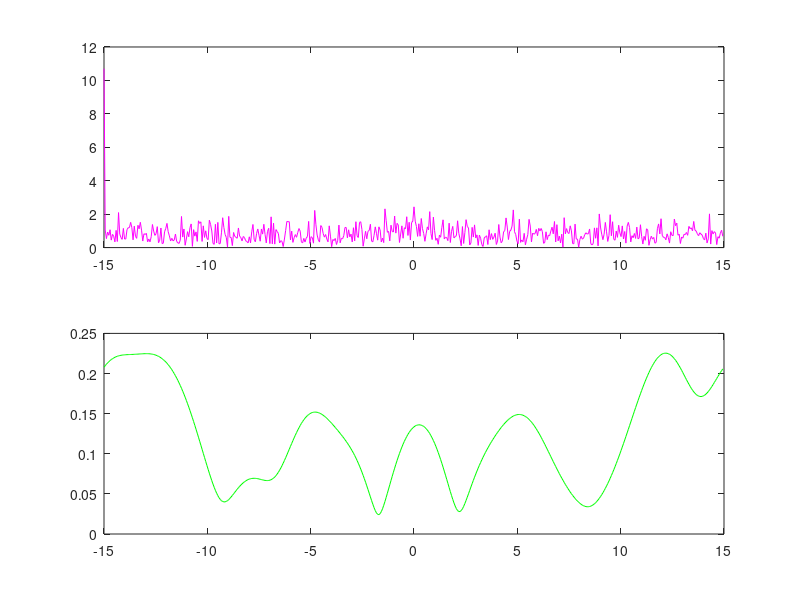

Here is the MATLAB script that generated this plot:
% Computational Methods for Data Analysis
% University of Washington
% Dr. Nathan Kutz
% January 2015

% This script is just a follow along to the Matlab commands used during
% the first weeks lectures.

% Tabula Rasa
clear all; close all; clc;

% Day 1:
% Review of Fourier Transforms


L = 20;  % Domain length
n = 128; % Number of positions sampled

x2 = linspace(-L/2, L/2, n+1); x = x2(1:n); % Domain samples
k = (2*pi/L)*[0:n/2-1 -n/2:-1]; % Frequency samples

u = exp(-x.^2); % Function samples
ut = fft(u);    % Fourier transform of function samples

plot(u)
plot(x, u)
plot(ut)
plot(k, ut)
plot(fftshift(ut))
plot(k, abs(fftshift(ut)))
plot(fftshift(k), abs(fftshift(ut)))

% Derivate computed using fourier transform
% Relationship (in latex):
% \hat{f}^{(n)} = (i*k)^{(n)} * \hat{f} 
u = sech(x);
ut = fft(u);
% Analytical derivatives
ud = -sech(x) .* tanh(x);
u2d = sech(x) - 2*sech(x).^3;


uds=ifft( (1i*k) .* ut ); 
u2ds=ifft( (1i*k).^2 .* ut );

plot(x, ud, 'r', x, uds, 'mo')

% Day 2
% FFT continued
T = 30;
n = 512;
t2 = linspace(-T/2, T/2, n+1); t = t2(1:n);
k = (2 * pi / T) * [0:n/2-1, -n/2: -1];
ks = fftshift(k);

u = sech(t);
ut = fft(u);
subplot(2,1,1), plot(t,u)
subplot(2,1,2), plot(ks,ut)
subplot(2,1,2), plot(ks,fftshift(ut))
subplot(2,1,2), plot(ks,abs(fftshift(ut)))
axis([-25 25 0 1])
subplot(2,1,2), plot(ks,abs(fftshift(ut))/ max(abs(fftshift(ut))))

%adding white noise.
noise = 1;
utn = ut + noise * (randn(1,n) + 1i*rand(1,n)); %note both real and imaginary noise

% Also note noise is added to the frequency domain and NOT the time domain.
% This should wlays be the case.

un = ifft(utn);

subplot(2,1,1), plot(t, u, 'k', t, abs(un), 'm')
subplot(2,1,2), plot(ks,abs(fftshift(ut))/ max(abs(fftshift(ut))), 'k', ...
    ks , abs(fftshift(utn))/ max(abs(fftshift(utn))), 'm')
axis([-25 25 0 1])

noise = 20;
rng(725678)
utn = ut + noise * (randn(1,n) + 1i*rand(1,n)); %note both real and imaginary noise
un = ifft(utn);

subplot(2,1,1), plot(t, abs(un), 'm')
subplot(2,1,2), plot(ks , abs(fftshift(utn))/ max(abs(fftshift(utn))), 'm')
axis([-25 25 0 1])
% note the difficulty in distinguishing the signal of interest from the
% ambient noise.

% One way to recover the signal is using a 'filter'
% There are many many means to filter a signal.
% Basic Gaussian filter used

filter = exp(-k.^2);
plot(ks , abs(fftshift(utn))/ max(abs(fftshift(utn))), 'm', ...
    ks, fftshift(filter), 'b')
axis([-25 25 0 1])

utnf = filter .* utn;
plot(ks , abs(fftshift(utn))/ max(abs(fftshift(utn))), 'm', ...
    ks, fftshift(filter), 'b', ...
    ks , abs(fftshift(utnf))/ max(abs(fftshift(utnf))), 'g')
axis([-25 25 0 1])

unf = ifft(utnf);
plot(t, abs(unf), 'g') % a signal is recovered

% but is the signal just an artifact of the filter?
filter2 = exp(-(k-2).^2);
utnf2 = filter2 .* utn;
unf2 = ifft(utnf2);
plot(t, abs(unf2), 'g') % a signal is recovered